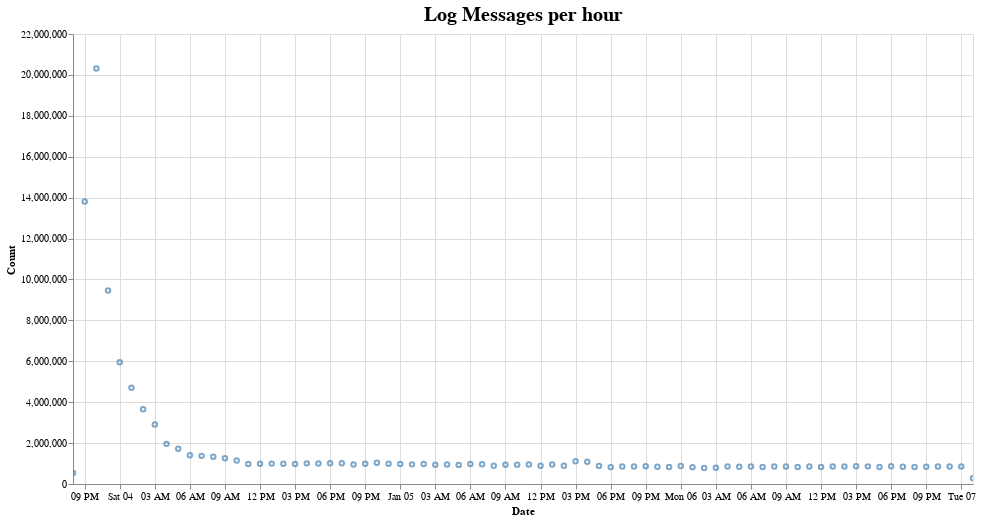

Notebook source saved alongside this figure:
### Code cell
alt.Chart(clean_df).mark_point(size=20, opacity=0.7, color = 'steelblue').encode(
        x='Date:T',
        y=alt.Y('Count', title='Count'),    
        tooltip=['yearmonthdate(Date)', 'Count']
    ).interactive().properties(width=900, height=450,title='Log Messages per hour')\
              .configure_title(fontSize=20)

### Figure 1 — Vega-Lite specification as saved in the notebook (floating-point values rounded to 4 significant figures)
{"config": {"view": {"continuousWidth": 400, "continuousHeight": 300}, "title": {"fontSize": 20}}, "data": {"name": "data-5c116cc9e9fa4f03cd8327b9374a2270"}, "mark": {"type": "point", "color": "steelblue", "opacity": 0.7, "size": 20}, "encoding": {"tooltip": [{"type": "temporal", "field": "Date", "timeUnit": "yearmonthdate"}, {"type": "quantitative", "field": "Count"}], "x": {"type": "temporal", "field": "Date"}, "y": {"type": "quantitative", "field": "Count", "title": "Count"}}, "height": 450, "selection": {"selector006": {"type": "interval", "bind": "scales", "encodings": ["x", "y"]}}, "title": "Log Messages per hour", "width": 900, "$schema": "https://vega.github.io/schema/vega-lite/v4.0.0.json", "datasets": {"data-5c116cc9e9fa4f03cd8327b9374a2270": [{"Date": "2020-01-03 20:00:00", "Count": 537752}, {"Date": "2020-01-03 21:00:00", "Count": 13807315}, {"Date": "2020-01-03 22:00:00", "Count": 20315429}, {"Date": "2020-01-03 23:00:00", "Count": 9460067}, {"Date": "2020-01-04 00:00:00", "Count": 5949829}, {"Date": "2020-01-04 01:00:00", "Count": 4703579}, {"Date": "2020-01-04 02:00:00", "Count": 3654737}, {"Date": "2020-01-04 03:00:00", "Count": 2908134}, {"Date": "2020-01-04 04:00:00", "Count": 1962165}, {"Date": "2020-01-04 05:00:00", "Count": 1727636}, {"Date": "2020-01-04 06:00:00", "Count": 1407538}, {"Date": "2020-01-04 07:00:00", "Count": 1375459}, {"Date": "2020-01-04 08:00:00", "Count": 1326827}, {"Date": "2020-01-04 09:00:00", "Count": 1253780}, {"Date": "2020-01-04 10:00:00", "Count": 1144269}, {"Date": "2020-01-04 11:00:00", "Count": 981752}, {"Date": "2020-01-04 12:00:00", "Count": 992802}, {"Date": "2020-01-04 13:00:00", "Count": 996569}, {"Date": "2020-01-04 14:00:00", "Count": 989862}, {"Date": "2020-01-04 15:00:00", "Count": 980264}, {"Date": "2020-01-04 16:00:00", "Count": 1008733}, {"Date": "2020-01-04 17:00:00", "Count": 1003035}, {"Date": "2020-01-04 18:00:00", "Count": 1010870}, {"Date": "2020-01-04 19:00:00", "Count": 1014003}, {"Date": "2020-01-04 20:00:00", "Count": 951913}, {"Date": "2020-01-04 21:00:00", "Count": 988516}, {"Date": "2020-01-04 22:00:00", "Count": 1043350}, {"Date": "2020-01-04 23:00:00", "Count": 989288}, {"Date": "2020-01-05 00:00:00", "Count": 973016}, {"Date": "2020-01-05 01:00:00", "Count": 959959}, {"Date": "2020-01-05 02:00:00", "Count": 982662}, {"Date": "2020-01-05 03:00:00", "Count": 941152}, {"Date": "2020-01-05 04:00:00", "Count": 954366}, {"Date": "2020-01-05 05:00:00", "Count": 934675}, {"Date": "2020-01-05 06:00:00", "Count": 972854}, {"Date": "2020-01-05 07:00:00", "Count": 962262}, {"Date": "2020-01-05 08:00:00", "Count": 887332}, {"Date": "2020-01-05 09:00:00", "Count": 938865}, {"Date": "2020-01-05 10:00:00", "Count": 938115}, {"Date": "2020-01-05 11:00:00", "Count": 949371}, {"Date": "2020-01-05 12:00:00", "Count": 890701}, {"Date": "2020-01-05 13:00:00", "Count": 953903}, {"Date": "2020-01-05 14:00:00", "Count": 895548}, {"Date": "2020-01-05 15:00:00", "Count": 1114932}, {"Date": "2020-01-05 16:00:00", "Count": 1087578}, {"Date": "2020-01-05 17:00:00", "Count": 885613}, {"Date": "2020-01-05 18:00:00", "Count": 825411}, {"Date": "2020-01-05 19:00:00", "Count": 850689}, {"Date": "2020-01-05 20:00:00", "Count": 851023}, {"Date": "2020-01-05 21:00:00", "Count": 863175}, {"Date": "2020-01-05 22:00:00", "Count": 838135}, {"Date": "2020-01-05 23:00:00", "Count": 836047}, {"Date": "2020-01-06 00:00:00", "Count": 874950}, {"Date": "2020-01-06 01:00:00", "Count": 819953}, {"Date": "2020-01-06 02:00:00", "Count": 781302}, {"Date": "2020-01-06 03:00:00", "Count": 789989}, {"Date": "2020-01-06 04:00:00", "Count": 860874}, {"Date": "2020-01-06 05:00:00", "Count": 839167}, {"Date": "2020-01-06 06:00:00", "Count": 856778}, {"Date": "2020-01-06 07:00:00", "Count": 828445}, {"Date": "2020-01-06 08:00:00", "Count": 856723}, {"Date": "2020-01-06 09:00:00", "Count": 852481}, {"Date": "2020-01-06 10:00:00", "Count": 832548}, {"Date": "2020-01-06 11:00:00", "Count": 854256}, {"Date": "2020-01-06 12:00:00", "Count": 832382}, {"Date": "2020-01-06 13:00:00", "Count": 854812}, {"Date": "2020-01-06 14:00:00", "Count": 850623}, {"Date": "2020-01-06 15:00:00", "Count": 867373}, {"Date": "2020-01-06 16:00:00", "Count": 862275}, {"Date": "2020-01-06 17:00:00", "Count": 831172}, {"Date": "2020-01-06 18:00:00", "Count": 868136}, {"Date": "2020-01-06 19:00:00", "Count": 839991}, {"Date": "2020-01-06 20:00:00", "Count": 835408}, {"Date": "2020-01-06 21:00:00", "Count": 844605}, {"Date": "2020-01-06 22:00:00", "Count": 856231}, {"Date": "2020-01-06 23:00:00", "Count": 852342}, {"Date": "2020-01-07 00:00:00", "Count": 861013}, {"Date": "2020-01-07 01:00:00", "Count": 280323}]}}
